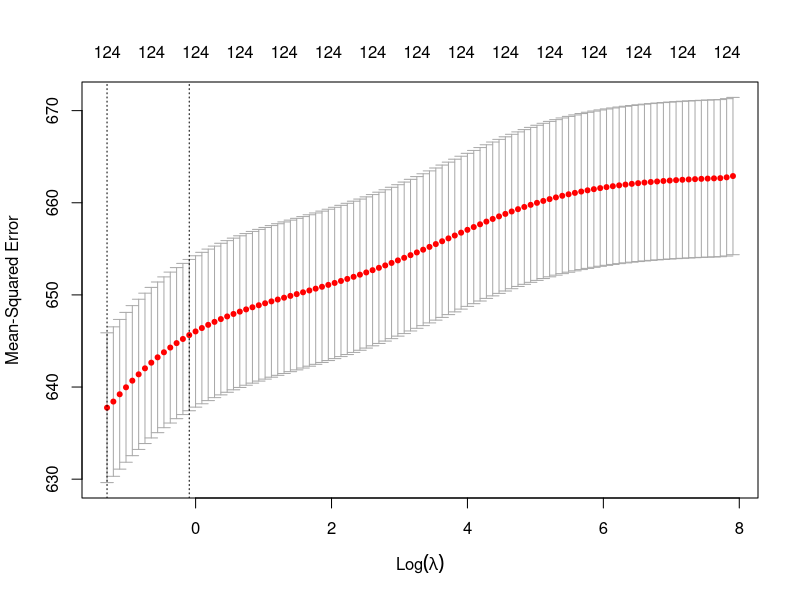
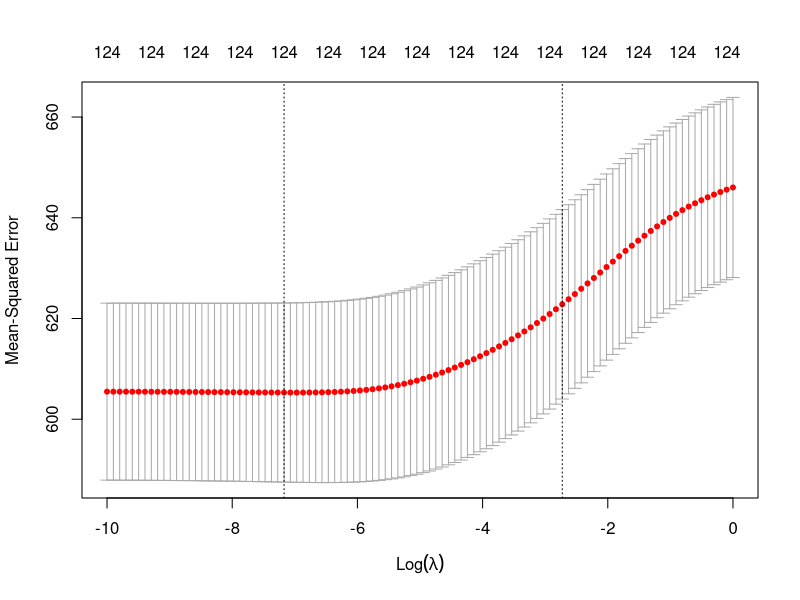
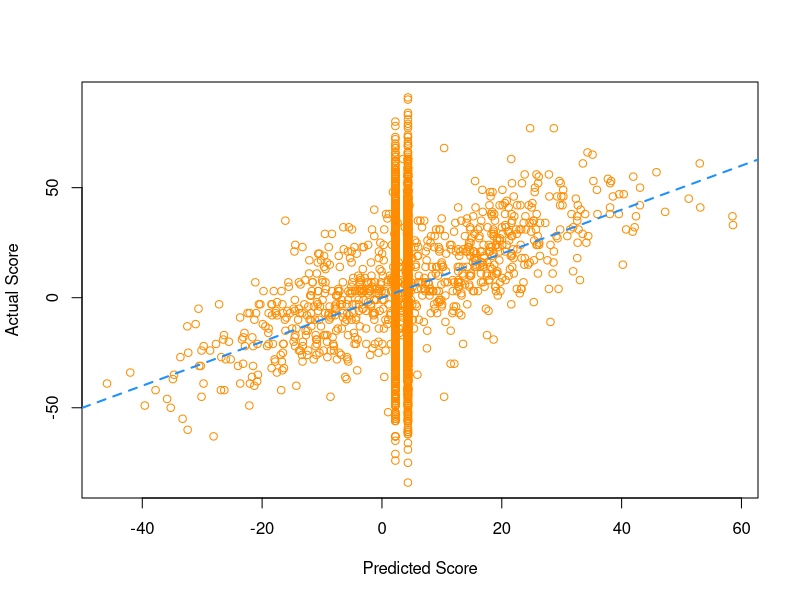
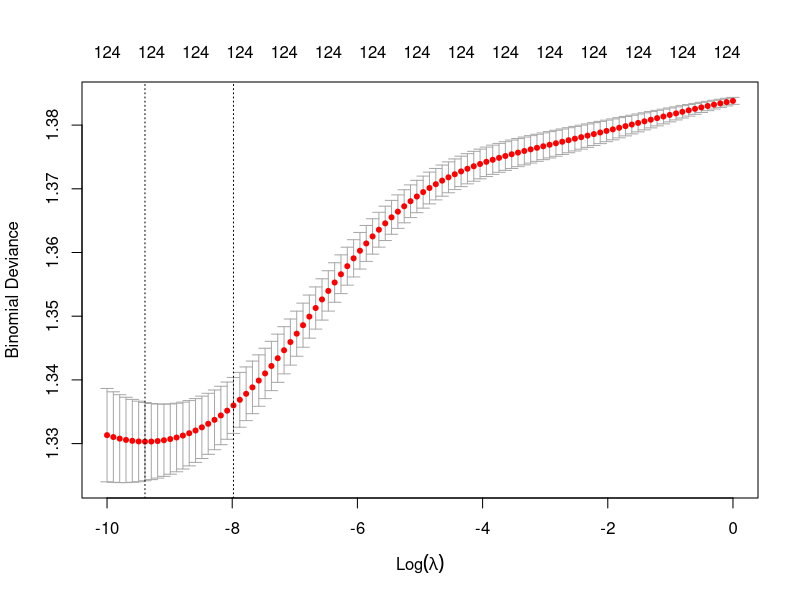

R code for these plots, in order:
# Let's begin this tutorial the same way we begin every other tutorial:
# Reading the data into R.

# The dataset is taken from http://prwolfe.bol.ucla.edu/cfootball/scores.htm

data = read.csv('NCAAfootball2018.csv')

# To fit Bradley-Terry models, we need to build our regression matrix X. Recall
# that X has a row for each game and a column for each team (plus one column
# corresponding to home-field advantage). So to set up X, we need to get a list
# of all teams in the dataset.

# First let's extract the home and away team from the dataset. We use the
# as.character function here to treat the team names as strings rather than
# "factors", which is what they would be by default.

home = as.character(data$Home.Team)
away = as.character(data$Away.Team)

# How many games do we have for each team?

games = table(c(home, away))
sort(games)

# From the above, we see that all teams have either less than 4 games or more
# than 10 games. The teams with less than 4 games are non-FBS teams, meaning
# that they are not in the highest division of college football. Instead of
# considering each of these teams individually, let's combine them all into one
# "nonFBS" entity and pretend they are all the same team.

# First, we need to identify the non-FBS teams.

FBSteams <- readLines("FBSteams.txt")

# Next, replace each non-FBS team with the character string "nonFBS".

home[!is.element(home, FBSteams)] = 'nonFBS'
away[!is.element(away, FBSteams)] = 'nonFBS'
teams = sort(unique(c(home, away)))

# Now that we have performed the above pre-processing on the teams, we are
# ready to set up the regression matrix X.

X = matrix(0, nrow(data), length(teams) + 1)

# Next loop through the rows (games) and insert +1's and -1's corresponding to
# the home and away teams in each game.

colnames(X) = c('HFA', teams)
for (i in 1:nrow(X)) {
    X[i, away[i]] = -1
    X[i, home[i]] = 1
}

# Finally, fill in the home-field advantage column, which is 1 for each game
# except those on a neutral field, for which it is 0.

X[, 'HFA'] = data$Neutral.Field == ''

# We successfully completed the regression matrix X, and the response vector y
# is much easier to build.

y = data$Home.Score - data$Away.Score

# Let's pretend that we are using the Bradley-Terry model to predict the
# results of bowl games at the end of the season. Build a logical vector which
# is TRUE for bowl games and FALSE for regular season games.
# In 2018 the bowl started on 12-Dec-18

data$Date = as.Date(data$Date, "%d-%b-%y")
bowl = data$Date >= "2018-12-15"

# The R package that we will use to fit the regularized Bradley-Terry models is
# glmnet, which is short for "generalized linear models with elastic net". This
# R package was written by Stanford professors Trevor Hastie, Rob Tibshirani
# and Jerome Friedman.

# The first time you use an R package, you need to install it. The next time
# you use it, you DO NOT need to install it again. Note that the name of the
# package that we want to install is in quotation marks.

install.packages('glmnet')

# Every time you use an R package, you need to load it. 

require(glmnet)

# Now, let's fit a regularized normal Bradley-Terry model, using
# cross validation to choose the regularization parameter lambda. For this
# class, we will aways specify (alpha = 0) in cv.glmnet. Here we specify
# (intercept = FALSE) because we have included a custom intercept ourselves in
# the regression matrix X. So we do not want cv.glmnet to add its own
# intercept. We specify (standardize = FALSE) because we have carefully
# constructed our X, and we do not want cv.glmnet to apply its own automatic
# processing.

normalBT = cv.glmnet(X[!bowl, ], y[!bowl], alpha = 0, intercept = FALSE,
    standardize = FALSE)

# We can plot the cross validation error for each lambda to check that the
# default range of lambda chosen by cv.glmnet is sufficient in this case.
# We hope to find that the lowest cross validation error is somewhere in the
# middle of the range. If it's at the edge of the range, then we should
# consider smaller or larger values of lambda.

plot(normalBT)

# In fact the plot shows us that we need to consider smaller values of lambda.
# To do so, we need to specify lambda in our call to cv.glmnet.

lambda = exp(seq(-10, 0, length = 100))
normalBT = cv.glmnet(X[!bowl, ], y[!bowl], alpha = 0, intercept = FALSE,
    standardize = FALSE, lambda = lambda)

# Now let's check that we've fixed the problem we discovered through the
# diagnostic plot.

plot(normalBT)

# So we check a diagnostic plot and fixed our model. Now
# we can use it to predict the score differential of each game. We do this
# with the predict function. We specify (s = 'lambda.min') so that R knows to
# use the value of lambda which led to the minimum cross validation error.

pred = predict(normalBT, X, s = 'lambda.min')
pred

# Let's plot acutual score differential versus predicted score differential for
# regular season games.

plot(pred[!bowl], y[!bowl], col = 'darkorange', xlab = 'Predicted Score',
    ylab = 'Actual Score')
abline(0, 1, lty = 2, lwd = 2, col = 'dodgerblue')

# How many regular season games does our model correctly predict the winner of?

mean(sign(pred[!bowl]) == sign(y[!bowl]))

# Using the predict function, let's extract the beta for each team. This is how
# we can rank the teams based on regular season performance.

beta = c(predict(normalBT, diag(ncol(X)), s = 'lambda.min'))
names(beta) = colnames(X)
sort(beta)

# What is the magnitude of home-field advantage in college football?

beta['HFA']

# Alabama beat Georgia in the College Football Playoff championship 26-23 .
# By how many points would our model favor Alabama over Georgia on a neutral
# field?

beta['Alabama'] - beta['Georgia']

# By how many points would our model favor Stanford over Cal at home?

beta['Stanford'] - beta['California'] + beta['HFA']

# What percentage of bowl games does our model correctly pick the winner of?
# Why is it so much lower than the percentage of regular season games our model
# correctly picks?

mean(sign(pred[bowl]) == sign(y[bowl]))
sum(bowl)

# Let's try a different approach: a regularized binomial Bradley-Terry model.
# We fit it using almost exactly the same code as for the regularized normal
# Bradley-Terry model. There are two differences: 1. We need to turn y into an
# indicator of whether the home team won and 2. we need to specify
# (family = "binomial") in the call to cv.glmnet.

binomialBT = cv.glmnet(X[!bowl, ], y[!bowl] > 0, alpha = 0, intercept = FALSE,
    standardize = FALSE, lambda = lambda, family = 'binomial')

# Don't forget to check the diagnostic plot!

plot(binomialBT)

# As before, let's predict the results of the games using this regularized
# binomial Bradley-Terry model. We specify (type = 'response') so that the
# prediction is reported as a probability.

pred = predict(binomialBT, X, s = 'lambda.min', type = 'response')

# What fraction of regular season games does our model accurately pick?

mean((pred[!bowl] > .5) == (y[!bowl] > 0))

# Again, let's extract beta for each team to rank them. How are these rankings
# different from the earlier rankings?

beta = c(predict(binomialBT, diag(ncol(X)), s = 'lambda.min'))
names(beta) = colnames(X)
sort(beta)

# Finally, how good is the binomial model at predicting the results of bowl
# games? Is is better or worse than the normal model?

mean((pred[bowl] > .5) == (y[bowl] > 0))


#################### CHALLENGE ####################
# Repeat the above analysis by treating each non-FBS team as its own entity,
# instead of combining them under one name. For each model (normal and
# binomial), does this lead to better or worse bowl game predictions?
###################################################
